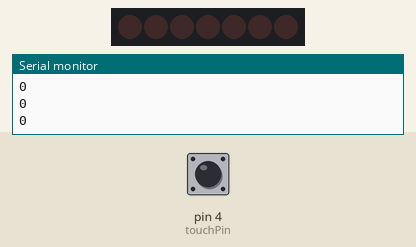
Bench run of a sketch on a simulated Arduino Uno, built with avr-gcc and run on an emulated ATmega328P. Shown: 7×1 LED matrix, the last lines printed to the serial monitor. The test bench sets the inputs (shaded band); at power-on: pin 4 (touchPin) LOW.

Above: at 2.8 s.
2.9 s: pin 4 (touchPin) pulled HIGH for 1.2 s
At 5.4 s:
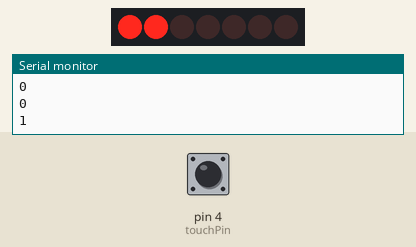
At 7.7 s:
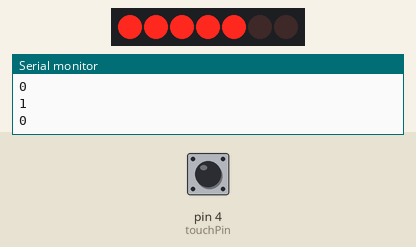
8.0 s: pin 4 (touchPin) pulled HIGH for 3.2 s
At 9.9 s:
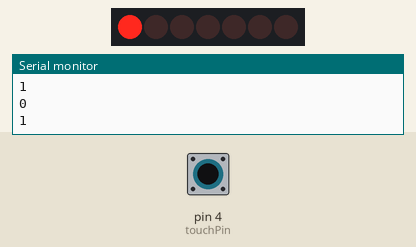
Timing chart, 0 to 11.4 s (numbered marks = the images above; inputs shaded):
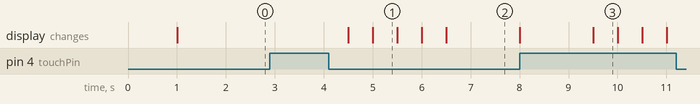

The sketch:

touchBattery.ino
```cpp
#include <TM1651.h>

#define CLK 5
#define DIO 14

const int touchPin = 4; // Conecta el pin S al pin digital 2 de Arduino
TM1651 batteryDisplay(CLK,DIO);

void setup() {
  pinMode(touchPin, INPUT); // Establece el pin S como entrada
  Serial.begin(9600); // Inicia la comunicación serial a 9600 baudios
  batteryDisplay.init();
  batteryDisplay.set(1);
  batteryDisplay.frame(FRAME_ON);
}

void loop() {
  int touchValue = digitalRead(touchPin); // Lee el valor del pin S
  Serial.println(touchValue); // Imprime el valor en el monitor serie
  delay(1000); // Espera 100 milisegundos antes de volver a leer el sensor

  if(touchValue == 1){
    charging();
  }else{
    batteryDisplay.displayLevel(0);
  }
}

void charging() {
  for (uint8_t level = 0; level < 6; level++) {
    batteryDisplay.displayLevel(level);
    delay(500);
  }
}
```

Measured:
- after the input at 2.9 s, the display: first changes after 1.6 s (image 1 shows a later state)
- after the input at 8.0 s, the display: first differs from a run without the input after 1.5 s (image 3)
- what the display in image 1 shows lasts 0.5 s, from 5.0 s to 5.5 s
